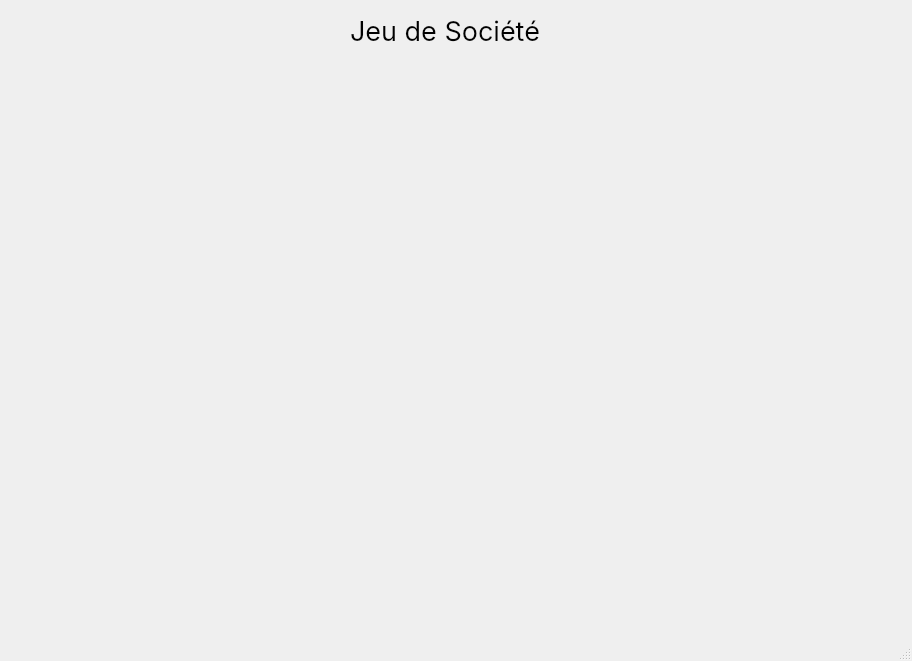
<?xml version="1.0" encoding="UTF-8"?>
<ui version="4.0">
 <class>MainWindow</class>
 <widget class="QMainWindow" name="MainWindow">
  <property name="geometry">
   <rect>
    <x>0</x>
    <y>0</y>
    <width>912</width>
    <height>661</height>
   </rect>
  </property>
  <property name="windowTitle">
   <string>MainWindow</string>
  </property>
  <widget class="QWidget" name="centralwidget">
   <widget class="QLabel" name="TitreLabel">
    <property name="geometry">
     <rect>
      <x>350</x>
      <y>10</y>
      <width>201</width>
      <height>41</height>
     </rect>
    </property>
    <property name="font">
     <font>
      <family>Inter</family>
      <pointsize>20</pointsize>
     </font>
    </property>
    <property name="text">
     <string>Jeu de Société</string>
    </property>
   </widget>
   <widget class="QWidget" name="GrilleWidget" native="true">
    <property name="geometry">
     <rect>
      <x>160</x>
      <y>70</y>
      <width>591</width>
      <height>461</height>
     </rect>
    </property>
    <layout class="QGridLayout" name="Grille"/>
   </widget>
  </widget>
  <widget class="QMenuBar" name="BarreMenu">
   <property name="geometry">
    <rect>
     <x>0</x>
     <y>0</y>
     <width>912</width>
     <height>22</height>
    </rect>
   </property>
  </widget>
  <widget class="QStatusBar" name="BarStatus"/>
 </widget>
 <resources/>
 <connections/>
</ui>
